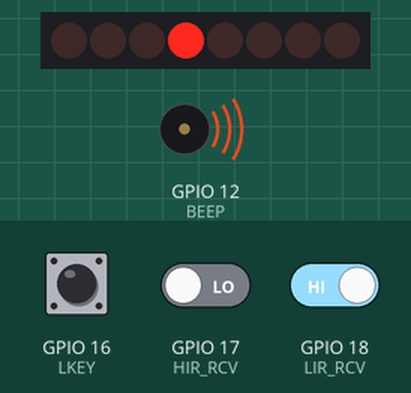
Bench run of a program on a simulated Raspberry Pi (BCM pin numbers). Parts: 8 shift-register outputs drawn as a row of LEDs (first output left, lit = HIGH), buzzer (waves = sounding, pin HIGH). The inputs (shaded band) are chosen by the test bench; at power-on: GPIO 16 (LKEY) HIGH, GPIO 17 (HIR_RCV) LOW, GPIO 18 (LIR_RCV) HIGH. Pins used as bus, display or sensor lines are not drawn; what the program prints to the terminal is not drawn.

Above: at 1.2 s.
1.3 s: GPIO 16 (LKEY) pulled LOW for 0.15 s
At 1.51 s:
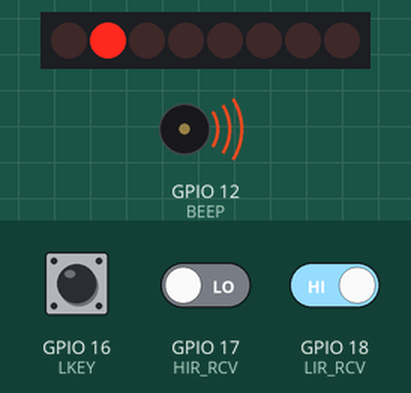
At 4.6 s:
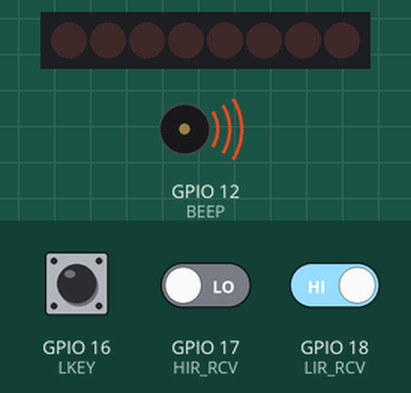
Timing chart, 0 to 6.1 s (numbered marks = the images above; inputs shaded):
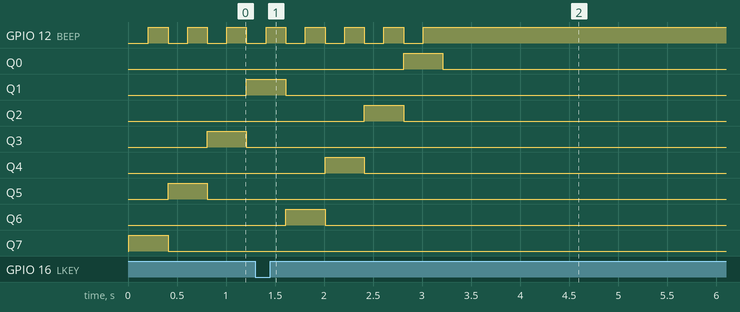

The program:

10__________.py
```python
import RPi.GPIO as GPIO
#from sakshat import SAKSHAT
import time
import os,sys
import signal

#SAKS = SAKSHAT()
GPIO.setmode(GPIO.BCM)      # BOARD编号方式，基于插座引脚编号
GPIO.setwarnings(False)
DS = 6
SHCP = 19
STCP = 13                   #LED灯
LKEY = 16
RKEY = 20                   #左右开关
BEEP = 12
LIR_RCV = 18                 #地上红外线
HIR_RCV = 17                #较高位置红外线


def init():
    #输出方式
    GPIO.setup(DS,GPIO.OUT)
    GPIO.setup(SHCP,GPIO.OUT)
    GPIO.setup(STCP,GPIO.OUT)       #led灯
    GPIO.setup(BEEP, GPIO.OUT, initial = GPIO.HIGH)       #蜂鸣器
    #输入方式
    GPIO.setup(LIR_RCV,GPIO.IN)
    GPIO.setup(HIR_RCV,GPIO.IN)    #红外线
    GPIO.setup(LKEY,GPIO.IN, pull_up_down = GPIO.PUD_UP)
    GPIO.setup(RKEY,GPIO.IN)       #开关,输入方式

def writeBit(data):
    GPIO.output(DS, data)
    GPIO.output(SHCP, GPIO.LOW)
    GPIO.output(SHCP, GPIO.HIGH)

def beep(seconds):                   #蜂鸣器状态
    GPIO.output(BEEP, GPIO.LOW)
    time.sleep(seconds)
    GPIO.output(BEEP, GPIO.HIGH)

def led_buzzer(data):
    for i in range(0, 8):
        writeBit((data >> i) & 0x01) #写入8位LED的状态
    GPIO.output(STCP, GPIO.LOW)
    GPIO.output(STCP, GPIO.HIGH)
    beep(0.2)


def alarm():
    global done
    done=False
    for i in [0x01,0x04,0x10,0x40,0x02,0x08,0x20,0x80]:  # 一组8个编码由一组二进制转换而成,分别对应8个LED点亮状态
        led_buzzer(i)
        time.sleep(0.2)
    done=True

def turn_off(channel):      #终止报警系统
    global key,done
    key = True      #对报警系统整体进行终止，该轮报警后不再连续报警
    #关闭LED最后的灯（不进行该操作最后的灯会一直亮）
    while done is False:        #在LED一轮结束后再进行关灯操作
        if done==True:
            break

    if done==True:

        for i in range(0, 8):
            writeBit(0x00 & 0x01)       #把0x00对应的8位存入寄存器，不代表任何灯
        GPIO.output(STCP, GPIO.LOW)
        GPIO.output(STCP, GPIO.HIGH)
    time.sleep(1)


def main():
    init()
    global  alarm_beep_times, key, count
    GPIO.add_event_detect(LKEY,GPIO.FALLING, callback=turn_off)
    while True:                             #持续监测下部红外线
        key = False
        count = 0
        alarm_beep_times = 0
        while GPIO.input(LIR_RCV) is 1:     #检测到下部的红外线受到遮挡
            count+=1

            if GPIO.input(HIR_RCV) is 0:    #未检测到上部红外线受遮挡--说明不是人！！开始计数
                count += 1
                print(count)
                print(GPIO.input(HIR_RCV))
                while alarm_beep_times < 4 and key is False and count > 80:     #计数达到80则开始执行报警程序
                    alarm()
                    alarm_beep_times += 1
            else:   #检测到上部红外线受阻--说明是人在倒垃圾
                count=0
main()
```

Measured:
- after the input at 1.3 s, GPIO 12 (BEEP): goes on until 3.0 s, then stays HIGH
- by itself, GPIO 12 (BEEP): alternates HIGH for 0.20 s and LOW for 0.20 s
